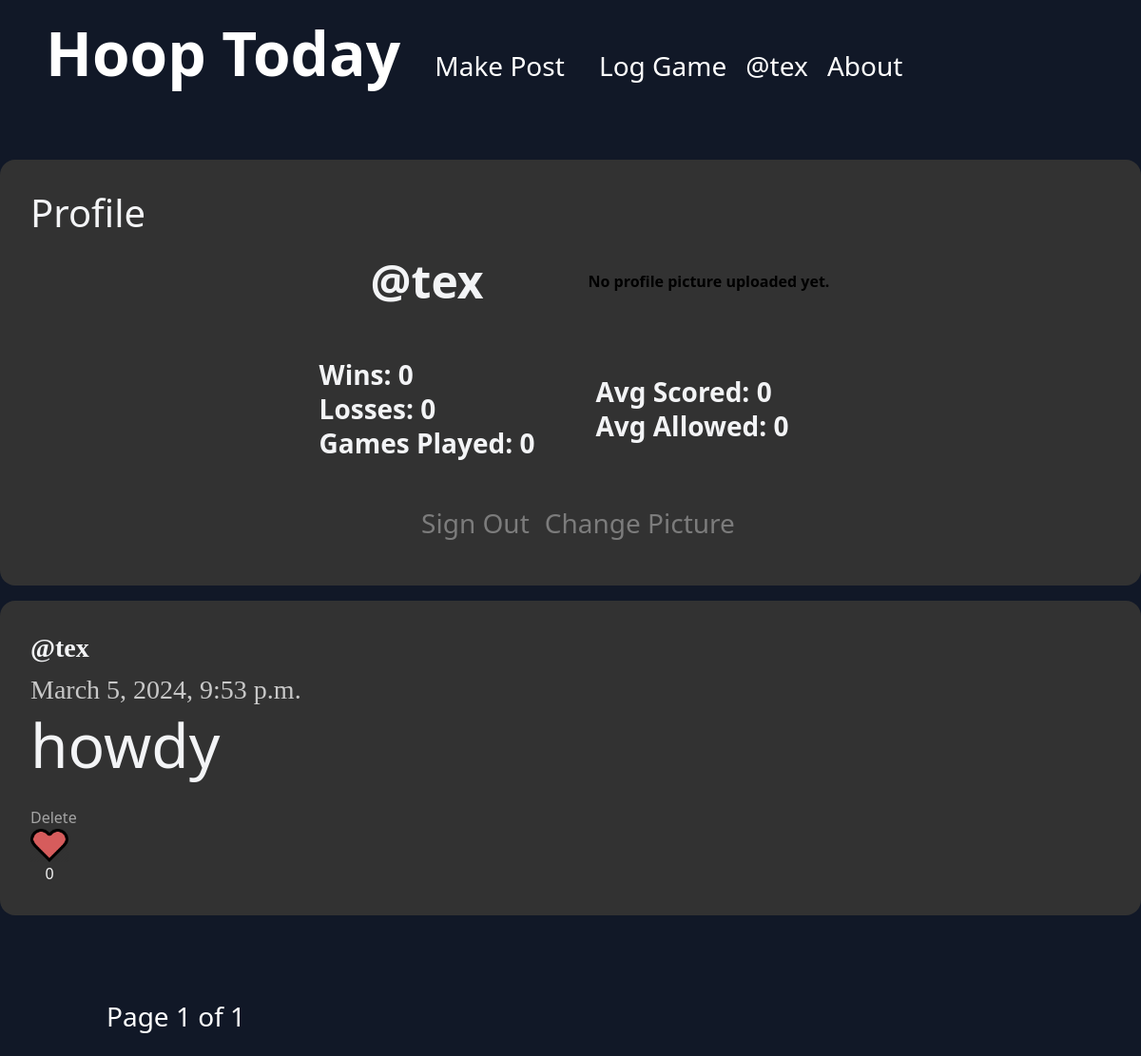
The app's page /user/5/ (signed in), older data.
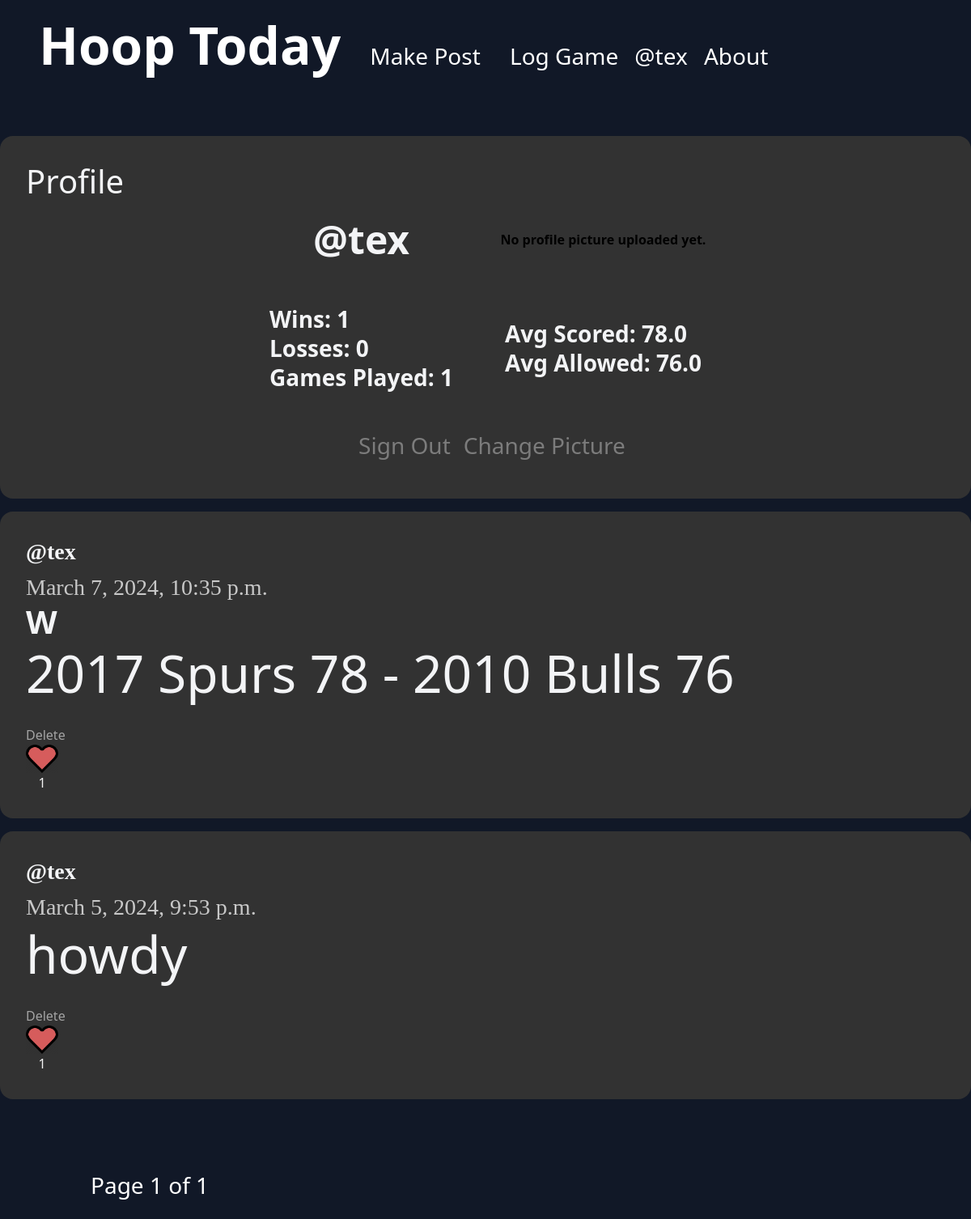
The same page, newer data.
### hooptoday/models.py (models this page shows)
class Post(models.Model):
    owner = models.ForeignKey('auth.User', related_name='posts', on_delete=models.CASCADE)
    createdDate = models.DateTimeField(auto_now_add=True)
    text = models.TextField(max_length=150)
    likes = models.IntegerField(default=0)

class GamePost(models.Model):
    owner = models.ForeignKey('auth.User', related_name='game_posts', on_delete=models.CASCADE)
    createdDate = models.DateTimeField(auto_now_add=True)
    likes = models.IntegerField(default=0)
    myTeamName = models.TextField(max_length=20)
    awayTeamName = models.TextField(max_length=20)
    myScore = models.IntegerField(default=0)
    awayScore = models.IntegerField(default=0)
    result = models.TextField(max_length=1, blank=False)

### hooptoday/views.py (the view)
# urls.py: path('user/<int:user_id>/', views.user_posts, name='user_posts'),
def user_posts(request, user_id):
    user = User.objects.get(id=user_id)
    user_profile = UserProfile.objects.get(user=user)
    posts = Post.objects.filter(owner_id=user_id)
    game_posts = GamePost.objects.filter(owner_id=user_id)
    if posts.exists() | game_posts.exists():
        userwins=0
        userlosses=0
        usergames = 0
        totalpoints=0
        otherpoints=0
        avg_points=0
        away_avg_points=0
        if game_posts.exists():
            for game in game_posts:
                if game.result == "W":
                    userwins+=1
                else:
                    userlosses+=1
                usergames +=1
                totalpoints+=game.myScore
                otherpoints+=game.awayScore
        if usergames != 0:
            avg_points=totalpoints/usergames
            away_avg_points=otherpoints/usergames
        all_posts = list(posts) + list(game_posts)
        all_posts.sort(key=lambda x: x.createdDate, reverse=True)
        posts_per_page = 10
        paginator = Paginator(all_posts, posts_per_page)
        page_number = request.GET.get('page', 1)
        page = paginator.get_page(page_number)
        context = {
            'page':page,
            'user_id':user_id,
            'username':user.username,
            'userwins':userwins,
            'userlosses':userlosses,
            'usergames':usergames,
            'avg_points':avg_points,
            'away_avg_points':away_avg_points,
            'user_profile':user_profile,
        }
        return render(request,'hooptoday/profile.html', context=context)
    else:
        return render(request,'hooptoday/profile.html',{'username':user.username,'user_id':user_id,'user_profile':user_profile,})

### hooptoday/templates/hooptoday/profile.html (shortened to what this page needs)
{% extends 'hooptoday/base.html' %}
{% load static %}
{% block content %}
    <br>
    <br>
    <br>
    <br>
    <br>
    <br>
    <br>
    <div class = "justify-between rounded-2xl p-8 mb-4" style="background-color:rgb(50, 50, 50)">
        <aside>
            <h2 class = "pl-6 text-xl text-gray-100">Profile</h2>
        </aside>
            <table class = "mx-auto">
                <tr>
                    <th class="p-6">
                        <h2 class = "text-2xl text-gray-100"> @{{ username }}</h2>
                    </th>
                    <th class="p-6">
                        {% if user_profile.profile_image_url %}
                        <img src="{{ user_profile.profile_image_url }}" width = "200px" alt="Profile Picture" style="border-radius:9999px;">
                        {% else %}
                        <p>No profile picture uploaded yet.</p>
                        {% endif %}
                    </th>
                </tr>
                <tr>
                    <td class="p-6">
                        <p class="text-lg font-bold p-2 text-gray-100"> Wins: {{ userwins }}
                            <br>
                            Losses: {{ userlosses }}
                            <br>
                            Games Played: {{ usergames }}</p>
                    </td>
                    <td class="p-6">
                        <p class="text-lg font-bold p-2 text-gray-100"> Avg Scored: {{ avg_points }} <br>  Avg Allowed: {{ away_avg_points }}</p>
                    </td>
                </tr>
            </table>
            <p class="flex items-center justify-center text-lg text-gray-100 w-full rounded-full mx-auto">
                <br>
                {% if user.is_authenticated and user.username == username %}
                    <a href=
                    "{% url 'logout' %}" class ="p-4" style="color:rgb(124, 124, 124)" >
                            Sign Out
                    </a>
                    <br>
                    <a href=
                    "{% url 'changePicture' %}" style="color:rgb(124, 124, 124)">
                    Change Picture
                    </a>
                {% endif %}
            </p>
    </div>
    {% for post in page.object_list %}
    <div class="border-opacity-75 border-gray-200 rounded-2xl p-8 mb-4" style="background-color:rgb(50, 50, 50)">
        <h2 class="text-lg text-gray-100 font-bold font-serif mb-2"> @{{ post.owner }} </h2>
        <p class="text-lg font-serif mt-2" style="color:rgb(200, 200, 200)"> {{ post.createdDate }} </p>
        {% if post.result %}
            <strong class="text-xl text-gray-100 align-middle my-6">{{ post.result }}</strong>
            <div>
                <p class="text-3xl text-gray-100 align-middle"> {{ post.myTeamName }} {{ post.myScore }} - {{ post.awayTeamName }} {{ post.awayScore }} </p>
            </div>
            <br>
            {% if user.is_authenticated and user == post.owner %}
                <form action="{% url 'delete-game-post' post.id %}" method="post" >
                    <button type="submit" style="color:rgb(164, 164, 164)">Delete</button>
                </form>
            {% endif %}
            <div class = "flex items-center">
                {% if user.is_authenticated %}
                    <form action="{% url 'like-game-post' post.id %}" method="POST" class='like-game-form' data-id="{{ post.id }}">
                            <button type = "submit">
                                <img class= "unlike-game-image" data-id="{{ post.id }}" style="width:40px" src="{% static 'hooptoday/images/like_icon_full.png' %}">
                                <p class = "likes-game-counter" style = "color:whitesmoke; display:inline; font:text-lg" data-id="{{ post.id }}">
                                    {{ post.likes }}
                                </p>
                            </button>
                        </form>
                {% endif %}
            </div>
        {% elif post.text %}
        <p class="text-3xl text-gray-100 align-middle">{{ post.text }}</p>
        <div>
            <br>
            {% if user.is_authenticated and user == post.owner %}
                <form action="{% url 'delete-post' post.id %}" method="post">
                    <button type="submit"
                    style="color:rgb(164, 164, 164)">
                        Delete
                    </button>
                </form>
            {% endif %}
        </div>
        <div class = "flex items-center">
            {% if user.is_authenticated %}
                <form action="{% url 'like-post' post.id %}" method="POST" class='like-form' data-id="{{ post.id }}">
                        <button type = "submit">
                            <img class= "unlike-image" data-id="{{ post.id }}" style="width:40px" src="{% static 'hooptoday/images/like_icon_full.png' %}">
                            <p class = "likes-counter" style = "color:whitesmoke; display:inline; font:text-lg" data-id="{{ post.id }}">
                                {{ post.likes }}
                            </p>
                        </button>
                </form>
            {% endif %}
        </div>
        {% endif %}
    </div>
    {% endfor %}
    <br><br>
    {% if page %}
    <div class="pagination container min-w-12 p-6 mx-auto">
        <span class="step-links">
            <span class="current" >
                <p class="text-white text-lg">Page {{ page.number }} of {{ page.paginator.num_pages }}</p>
            </span>
        </span>
    </div>
    {% endif %}
{% endblock %}

### hooptoday/templates/hooptoday/base.html (shortened to what this page needs)
{% load static %}
<!DOCTYPE html>
<html lang="en">
<head>
    <link rel="stylesheet"
        href= "{% static 'hooptoday/output.css' %}" />
</head>
    <body class="bg-gray-900">
        <nav class="bg-gray-900
            text-white fixed
            w-full top-0 left-0">
            <div class="flex justify-between">
                <ul class="ml-8 py-4">
                    <li class="inline-block">
                        <a href="{% url 'feed' %}"
                        class="hover:text-gray-300 text-3xl font-bold p-4">
                            Hoop Today
                        </a>
                    </li>
                    <li class="inline-block">
                        <a href=
                        "{% url 'create-post' %}"
                        class="hover:text-gray-300 text-lg p-4">
                            Make Post
                        </a>
                    </li>
                    <li class="inline-block">
                        <a href=
                        "{% url 'create-game-post' %}"
                            class="hover:text-gray-300 text-lg p-4">
                            Log Game
                        </a>
                    </li>
                    <li class="inline-block">
                        {% if user.is_authenticated %}
                        <a href=
                        "{% url 'user_posts' user_id=user.id %}" class="hover:text-gray-300 text-lg"> @{{ user.username }}</a>
                        {% else %}
                        <a href=
                        "{% url 'login' %}"
                        class="hover:text-gray-300 text-lg">
                            Log In
                        </a>
                        {% endif %}
                    </li>
                    <li class="inline-block">
                        <a href=
                        "{% url 'about' %}"
                            class="hover:text-gray-300 text-lg p-4">
                            About
                        </a>
                    </li>
                </ul>
            </div>
        </nav>
        {% block content %}
        {% endblock %}
    </body>
</html>

Row changes from the older to the newer data that the page shows:
added GamePost: owner "tex", createdDate "March 7, 2024, 10:35 p.m.", result "W", myTeamName "2017 Spurs", myScore "78", awayTeamName "2010 Bulls", awayScore "76", shows "Delete", likes "1"
changed Post "howdy": likes "0" → "1"
Text that changed along with them:
{{ userwins }}: "0" → "1"
{{ usergames }}: "0" → "1"
{{ avg_points }}: "0" → "78.0"
{{ away_avg_points }}: "0" → "76.0"
